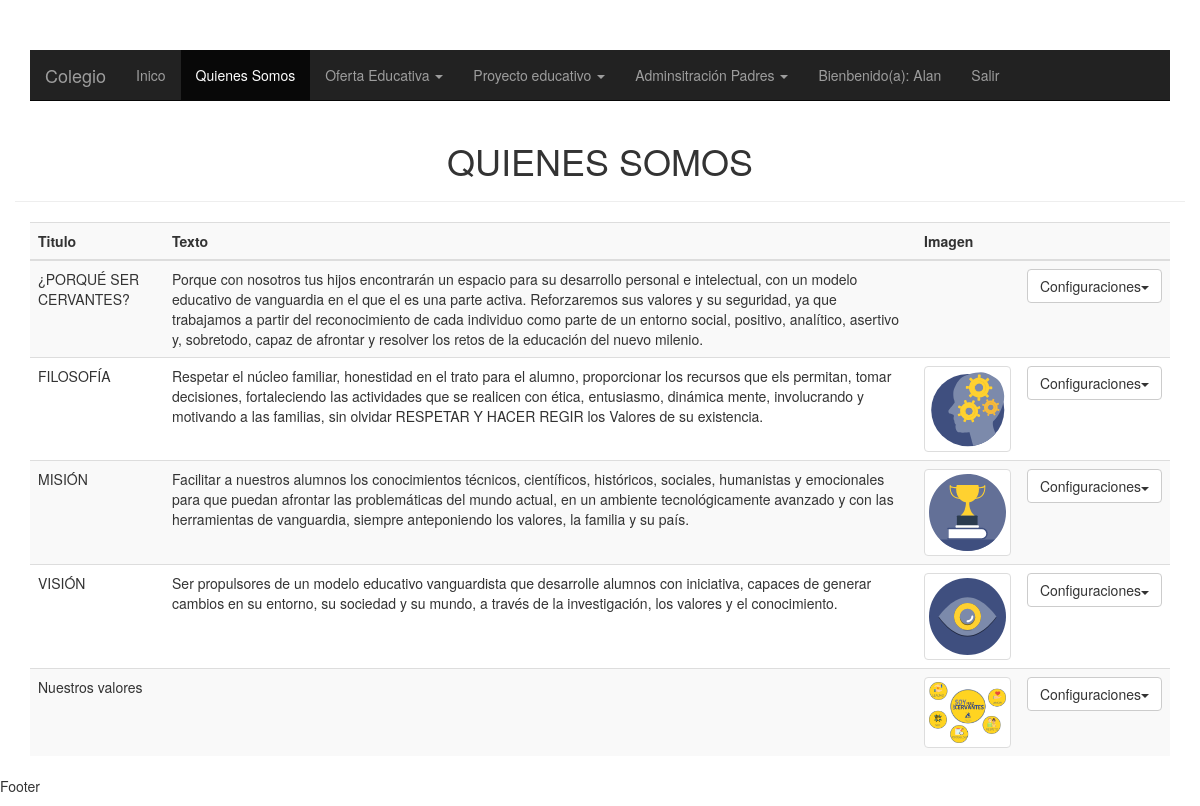
Screenshot of /Intranet/quienes.php (signed in) with the database file from the repository.
### tables this page shows
CREATE TABLE `quienes_somos_pag` (
  `Id_quienes` int(11) NOT NULL,
  `titulo` text NOT NULL,
  `tex` text NOT NULL,
  `titulo_2` text NOT NULL,
  `tex_2` text NOT NULL,
  `img_2` text NOT NULL,
  `img_3` text NOT NULL,
  `titulo_3` text NOT NULL,
  `tex_3` text NOT NULL,
  `img_4` text NOT NULL,
  `titulo_4` text NOT NULL,
  `tex_4` text NOT NULL,
  `Titulo_5` text NOT NULL,
  `img` text NOT NULL
);

### Intranet/quienes.php (the view, shortened to what this page needs)
<?php
require('conexion.php');
            ?>
<!DOCTYPE html>
<html lang="es">
<head>
    <link href="css/bootstrap.min.css" rel="stylesheet">
    <link href="css/ie10-viewport-bug-workaround.css" rel="stylesheet">
    <link href="css/home_page.css" rel="stylesheet">
  </head>
<body>
    <div class="navbar-wrapper">
      <div class="container">
        <nav class="navbar navbar-inverse navbar-static-top">
          <div class="container">
            <div class="navbar-header">
              <a class="navbar-brand" href="#">Colegio</a>
            </div>
            <div id="navbar" class="navbar-collapse collapse">
              <ul class="nav navbar-nav">
                <li ><a href="home_page.php">Inico</a></li>
                <li class="active"><a href="quienes.php">Quienes Somos</a></li>
                <li class="dropdown">
                  <a href="#" class="dropdown-toggle" data-toggle="dropdown" role="button" aria-haspopup="true" aria-expanded="false">Oferta Educativa <span class="caret"></span></a>
                </li>
                <li class="dropdown">
                  <a href="#" class="dropdown-toggle" data-toggle="dropdown" role="button" aria-haspopup="true" aria-expanded="false">Proyecto educativo <span class="caret"></span></a>
                </li>
                <li class="dropdown">
                  <a href="#" class="dropdown-toggle" data-toggle="dropdown" role="button" aria-haspopup="true" aria-expanded="false">Adminsitración Padres <span class="caret"></span></a>
                </li>
                <?php
                  $dato = $_SESSION['Usuario'];
                  for ($i=0; $i <count($dato); $i++)
                  {
                ?>
                <li><a href="#">Bienbenido(a): <?php echo $dato [$i]['Nombre'];?></a></li>
                <?php
                  }
                  ?>
                <li><a href="salir.php">Salir</a></li>
              </ul>
            </div>
          </div>
        </nav>
      </div>
    </div>
    <div class="container-fluid">
          <center><h1>QUIENES SOMOS</h1></center>
          <hr class="featurette-divider">
          <div class="section">
            <div class="container">
                <div class="row">
                    <div class="col-md-12">
                        <table class="table table-hover table-striped">
                             <th>Titulo</th>
                             <th>Texto</th>
                             <th>Imagen</th>
                             <th></th>
                        <tbody>
                                <?php
            $sql_qui_pag='select * from Quienes_somos_pag';
            foreach ($pdo ->query($sql_qui_pag) as $rs) {
              ?>
                            <tr>
                              <td><?php echo $rs['titulo'] ?></td>
                              <td><?php echo $rs['tex'] ?></td>
                              <td></td>
                              <td><div class="btn-group" role="group" aria-label="...">
                                  <div class="btn-group" role="group">
                                  <button type="button" class="btn btn-default dropdown-toggle" data-toggle="dropdown"  aria-haspopup="true" aria-expanded="false">
                                   Configuraciones<span class="caret"></span>
                                   </button>
                                          </div>
                              </td>
                            </tr>
                            <tr>
                              <td><?php echo $rs['titulo_2'] ?></td>
                              <td><?php echo $rs['tex_2'] ?></td>
                              <td><img src="../Images2/<?php echo $rs['img_2'] ?>" alt="" class="img-thumbnail" width="200px" height="150px" ></td>
                              <td><div class="btn-group" role="group" aria-label="...">
                                  <div class="btn-group" role="group">
                                  <button type="button" class="btn btn-default dropdown-toggle" data-toggle="dropdown"  aria-haspopup="true" aria-expanded="false">
                                   Configuraciones<span class="caret"></span>
                                   </button>
                                          </div>
                              </td>
                            </tr>
                            <tr>
                              <td><?php echo $rs['titulo_3'] ?></td>
                              <td><?php echo $rs['tex_3'] ?></td>
                              <td><img src="../Images2/<?php echo $rs['img_3'] ?>" alt="" class="img-thumbnail" width="200px" height="150px" ></td>
                              <td><div class="btn-group" role="group" aria-label="...">
                                  <div class="btn-group" role="group">
                                  <button type="button" class="btn btn-default dropdown-toggle" data-toggle="dropdown"  aria-haspopup="true" aria-expanded="false">
                                   Configuraciones<span class="caret"></span>
                                   </button>
                                          </div>
                              </td>
                            </tr>
                            <tr>
                              <td><?php echo $rs['titulo_4'] ?></td>
                              <td><?php echo $rs['tex_4'] ?></td>
                              <td><img src="../Images2/<?php echo $rs['img_4'] ?>" alt="" class="img-thumbnail" width="200px" height="150px" ></td>
                              <td><div class="btn-group" role="group" aria-label="...">
                                  <div class="btn-group" role="group">
                                  <button type="button" class="btn btn-default dropdown-toggle" data-toggle="dropdown"  aria-haspopup="true" aria-expanded="false">
                                   Configuraciones<span class="caret"></span>
                                   </button>
                                          </div>
                              </td>
                            </tr>
                            <tr>
                              <td><?php echo $rs['Titulo_5'] ?></td>
                              <td></td>
                              <td><img src="../Images2/<?php echo $rs['img'] ?>" alt="" class="img-thumbnail" width="200px" height="150px" ></td>
                              <td><div class="btn-group" role="group" aria-label="...">
                                  <div class="btn-group" role="group">
                                  <button type="button" class="btn btn-default dropdown-toggle" data-toggle="dropdown"  aria-haspopup="true" aria-expanded="false">
                                   Configuraciones<span class="caret"></span>
                                   </button>
                                          </div>
                              </td>
                            </tr>
                                <?php
                                }
                             ?>
                        </tbody>
                        </table>
                    </div>
                </div>
            </div>
        </div>
 </div>
<footer>
  <p>Footer</p>
</footer>
  </body>
</html>

### Intranet/css/home_page.css (style rules this page uses)
body { padding-top: 50px; }

### rows the page displays
quienes_somos_pag: titulo "¿PORQUÉ SER CERVANTES?", tex "Porque con nosotros tus hijos encontrarán un espacio para su desarrollo personal e intelectual, con un modelo educativo de vanguardia en el que el es una parte activa. Reforzaremos sus valores y su seguridad, ya que trabajamos a partir del reconocimiento de cada individuo como parte de un entorno social, positivo, analítico, asertivo y, sobretodo, capaz de afrontar y resolver los retos de la educación del nuevo milenio.", titulo_2 "FILOSOFÍA", tex_2 "Respetar el núcleo familiar, honestidad en el trato para el alumno, proporcionar los recursos que els permitan, tomar decisiones, fortaleciendo las actividades que se realicen con ética, entusiasmo, dinámica mente, involucrando y motivando a las familias, sin olvidar RESPETAR Y HACER REGIR los Valores de su existencia.", img_2 (picture), titulo_3 "MISIÓN", tex_3 "Facilitar a nuestros alumnos los conocimientos técnicos, científicos, históricos, sociales, humanistas y emocionales para que puedan afrontar las problemáticas del mundo actual, en un ambiente tecnológicamente avanzado y con las herramientas de vanguardia, siempre anteponiendo los valores, la familia y su país.", img_3 (picture), titulo_4 "VISIÓN", tex_4 "Ser propulsores de un modelo educativo vanguardista que desarrolle alumnos con iniciativa, capaces de generar cambios en su entorno, su sociedad y su mundo, a través de la investigación, los valores y el conocimiento.", img_4 (picture), Titulo_5 "Nuestros valores", img (picture)

### other values shown
$dato [$i]['Nombre'] "Alan"
